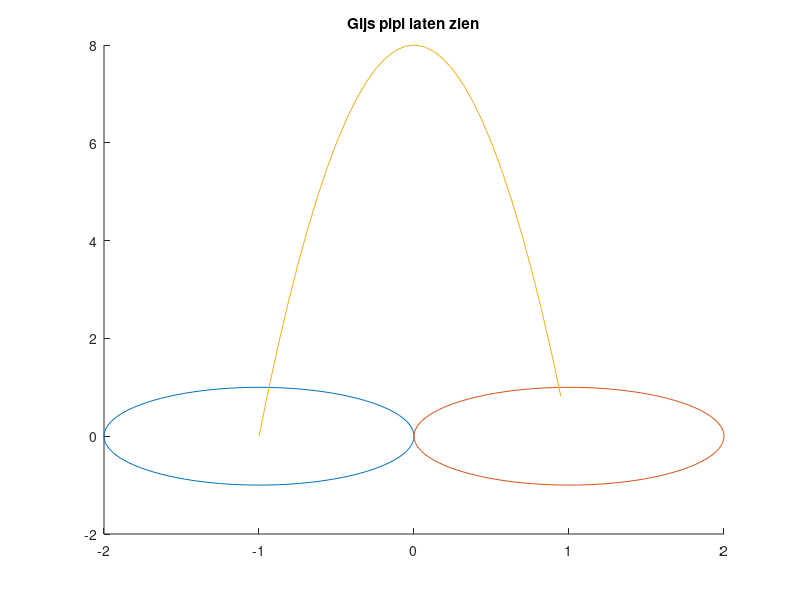

The MATLAB script that drew this image:
% Create simulating parameters

dt = 5 ;                                   % Time interval in seconds
simulation_time =  48   *60*60 ;           % Simulation time in hours 
total_time = 48         ;                  % (hours) Total time available for simulation, dependent on forecasts
start_time = 0 ;                           % Start of simulation

t = start_time:dt:simulation_time ;        % simulation time space

figure()
hold on
th = 0:pi/50:2*pi;
xunit = 1 * cos(th) + -1;
yunit = 1 * sin(th) + 0;
h = plot(xunit, yunit);

xunit = 1 * cos(th) + 1;
yunit = 1 * sin(th) + 0;
h = plot(xunit, yunit);
xunit = [-1:pi/50:1];

yunit = -8 * xunit.^2 + 8;
h = plot(xunit, yunit);
title('Gijs pipi laten zien')
hold off